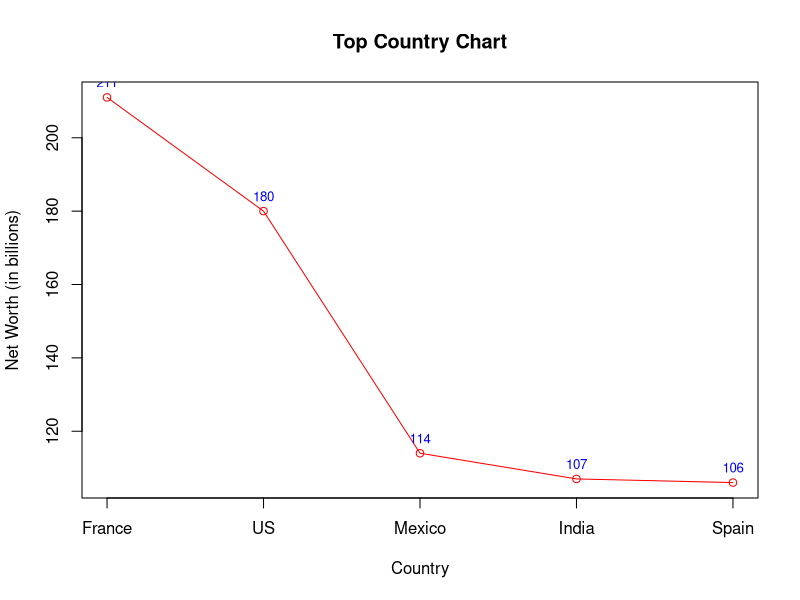

The R source for this figure:
#Are most of the top billionaires from the same country, or are they distributed across different countries?
# Data
V <- c(211, 180, 114, 107, 106)
Y <- c("France", "US", "Mexico", "India", "Spain")

# Save plot as PNG
png("top_country_chart.png", width = 800, height = 600)

# Create line plot
plot(V, type = "o", col = "red", xaxt = "n",
     xlab = "Country", ylab = "Net Worth (in billions)",
     main = "Top Country Chart")

# Add custom x-axis with country names
axis(1, at = 1:length(Y), labels = Y)

# Add data labels on top of each point
text(x = 1:length(V), y = V, labels = V, pos = 3, cex = 0.8, col = "blue")

# Finish saving
dev.off()
